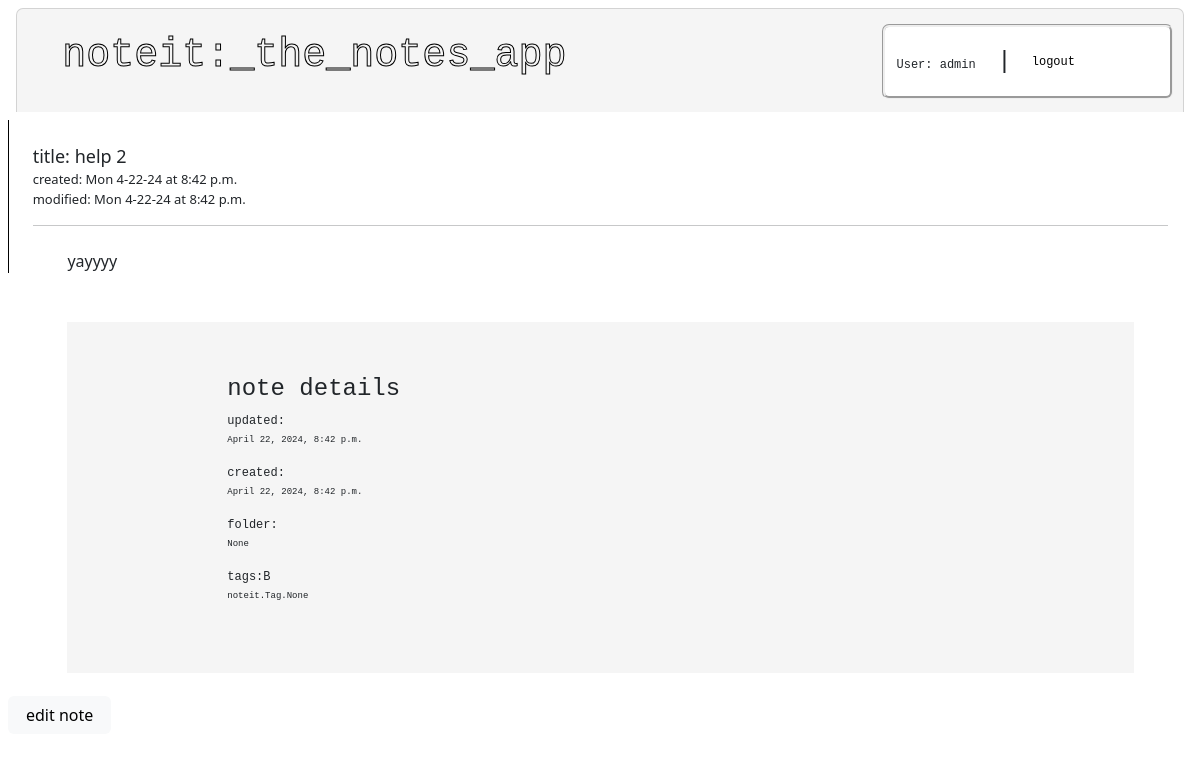
The page /noteit/notes/90/results/ (signed in) on the database as committed earlier.
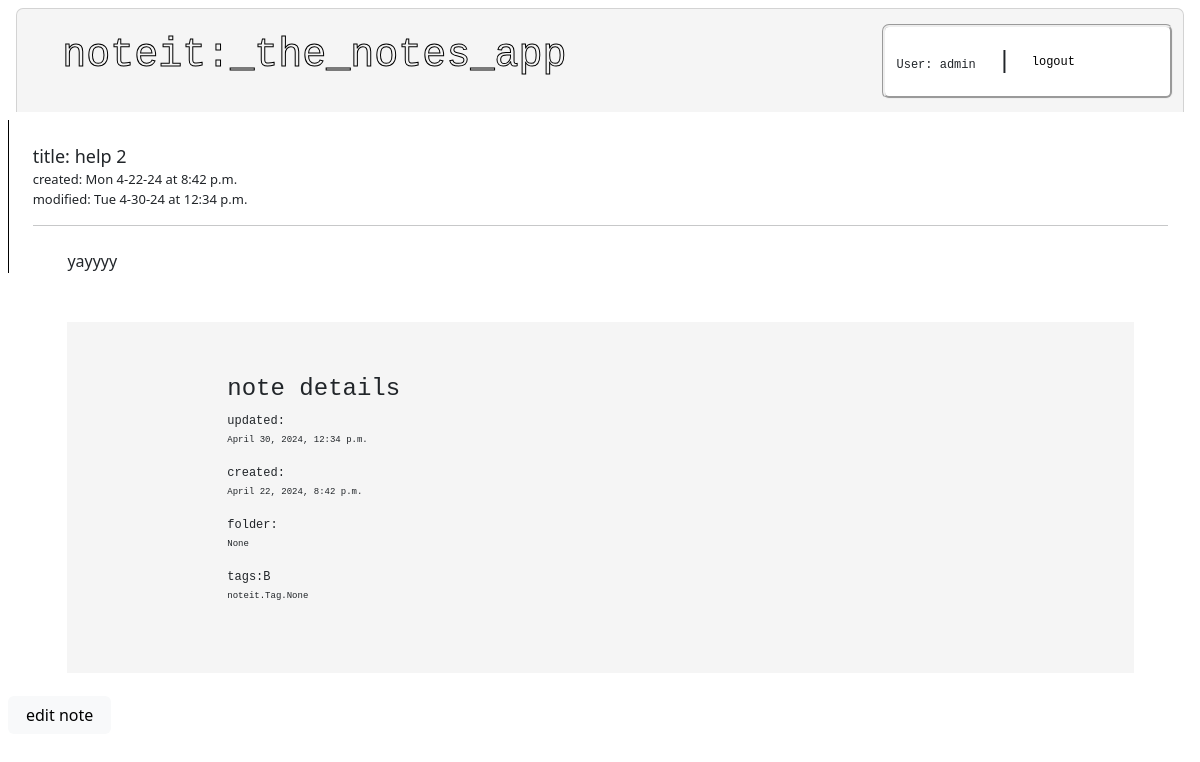
The same page on the database as committed later.
### noteit/models.py (models this page shows, shortened)
class Note(models.Model):
    user = models.ForeignKey(User, on_delete=models.CASCADE)
    title = models.CharField(max_length=100, blank=True, null=True, default="")
    content = models.TextField(max_length=10000, blank=True, null=True,
                               default="")
    created_at = models.DateTimeField(auto_now_add=True)
    updated_at = models.DateTimeField(auto_now=True)
    folder = models.ForeignKey(Folder, on_delete=models.SET_NULL,
                               blank=True, null=True)
    tags = models.ManyToManyField(Tag, blank=True)
    slug = models.SlugField(blank=True, null=True)
    objects = NoteManager()

### noteit/views.py (the view)
# urls.py: path("notes/<int:pk>/results/", views.ResultsView.as_view(),
class ResultsView(LoginRequiredMixin, generic.DetailView):
    print("resultsView")
    login_url = "/accounts/login/"
    redirect_field_name = "redirect_to"
    model = Note
    content = Note.content
    template_name = "noteit/results.html"

### noteit/templates/noteit/results.html
{% extends 'noteit/base.html' %}
{% load static %}
{% block content %}
<legend>
    <ul style="list-style: none; padding:2%; border-left: 1px black solid;">
        <li style="font-size:large">title: {{ note.title }}</li>
        <li style="font-size:small">created: {{ note.created_at|date:"D n-j-y"}} at
            {{note.created_at|time:"P" }}</li>
        <li style="font-size:small">modified: {{ note.updated_at|date:"D n-j-y"}} at
            {{note.updated_at|time:"P" }}</li>
        <hr>
        <li class="li1 li2">
            <div class="textbox2 container-xl" style="float: left">
                <p class="textbox3" style="text-align: left; font-size: medium;">{{ note.content }}</p>
            </div>
            <div class="info1 container-sm" style="float: right">
                <div class="info2" style="font-size:small"">
                    <h4>note details</h4>
                    <p>updated:<br><span class="info3"> {{ note.updated_at }} </span></p>
                    <p>created:<br><span class="info3"> {{ note.created_at }} </span></p>
                    <p>folder:<br><span class="info3"> {{ note.folder }} </span></p>
                    <p>tags:B<br><span class="info3"> {{ note.tags }} </span></p>
                </div>
            </div>
        </li>
    </ul>
    <div>
        <a href="{% url 'noteit:detail' note.id %}" class="btn btn-light border-0"><button class="border-0 bg-light">edit note</button></a>
    </div>
</legend>
{% endblock %}

Rows that differ between the two databases and show on the page:
changed Note "help 2": updated_at "Mon 4-22-24" → "Tue 4-30-24"; updated_at "8:42 p.m." → "12:34 p.m."; updated_at "April 22, 2024, 8:42 p.m." → "April 30, 2024, 12:34 p.m."
